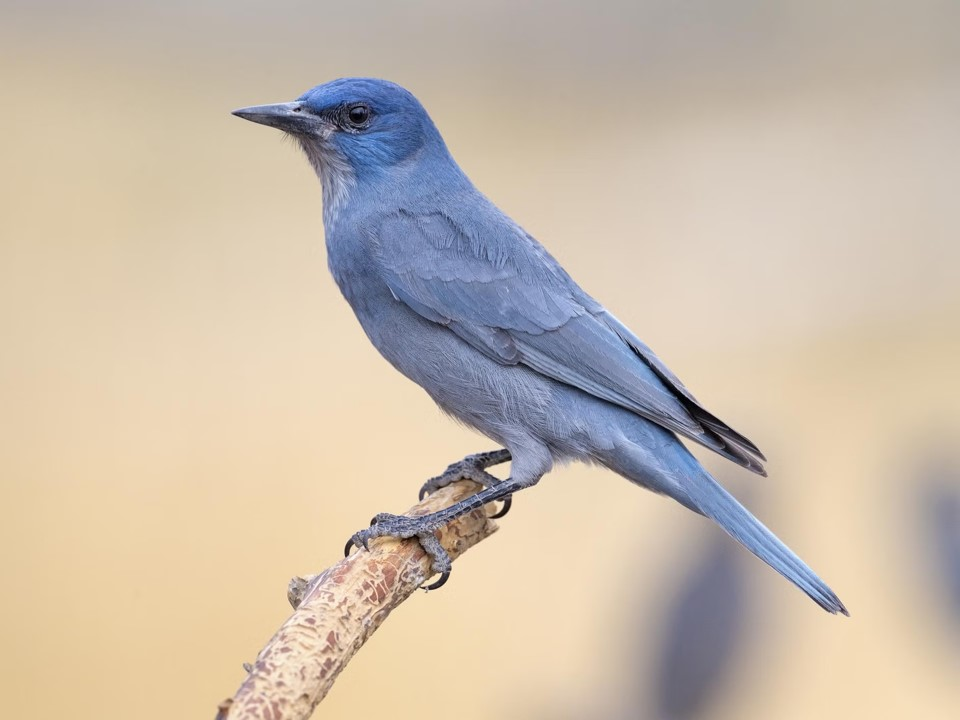
#> input picture pics/bird.jpg, 960 x 720 px, found by its file name
$ jupyter execute lab3_modified.ipynb
#> lines starting #> are read from the running program, lines starting #| are printed output that depends on the picture; after the words box and inside, x2 and y2 are one past the last pixel; in counts of white or black regions, pixels touching at a corner belong together
[cell 1]
import cv2
import matplotlib.pyplot as plt
import numpy as np

[cell 2]
image = cv2.imread(r"C:\Users\AsiaLapTop.Com\OneDrive\Documents\Image_Processing_With_Edits\pics\bird.jpg")
#> image is the input picture: shape (720, 960, 3); mean B, G, R 172, 187.6, 201.2
plt.imshow(image)
plt.axis('off')
plt.show()

[cell 3]
cropped_image = image[80:280,150:330]
plt.imshow(cropped_image)
plt.axis('off')
plt.show()

[cell 4]
resize_image = cv2.resize(image, [500,500])
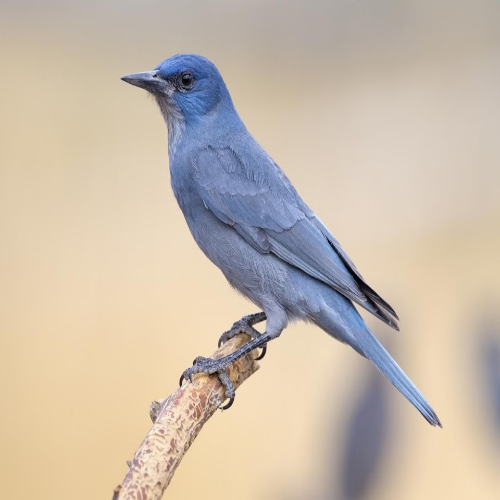
#> resize_image: shape (500, 500, 3); mean B, G, R 172, 187.6, 201.1
plt.imshow(resize_image)
plt.axis('off')
plt.show()

[cell 5]
resize_image = cv2.resize(image, [500,500], interpolation=cv2.INTER_NEAREST)
plt.imshow(resize_image)
plt.axis('off')
plt.show()

[cell 6]
resize_image = cv2.resize(image, [500,500], interpolation=cv2.INTER_LINEAR)
plt.imshow(resize_image)
plt.axis('off')
plt.show()

[cell 7]
resize_image = cv2.resize(image, [500,500], interpolation=cv2.INTER_CUBIC)
plt.imshow(resize_image)
plt.axis('off')
plt.show()

[cell 8]
rotate_image = cv2.rotate(image, rotateCode=cv2.ROTATE_90_CLOCKWISE)
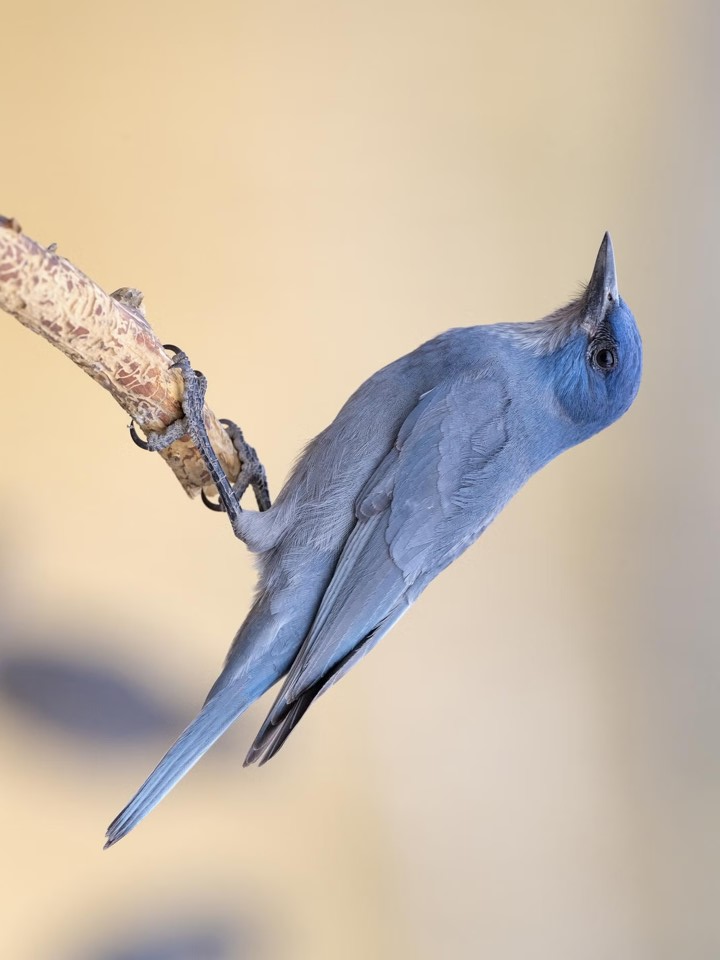
#> rotate_image: shape (960, 720, 3); mean B, G, R 172, 187.6, 201.2
plt.imshow(rotate_image)
plt.axis('off')
plt.show()

[cell 9]
rotate_image = cv2.rotate(image, rotateCode=cv2.ROTATE_180)
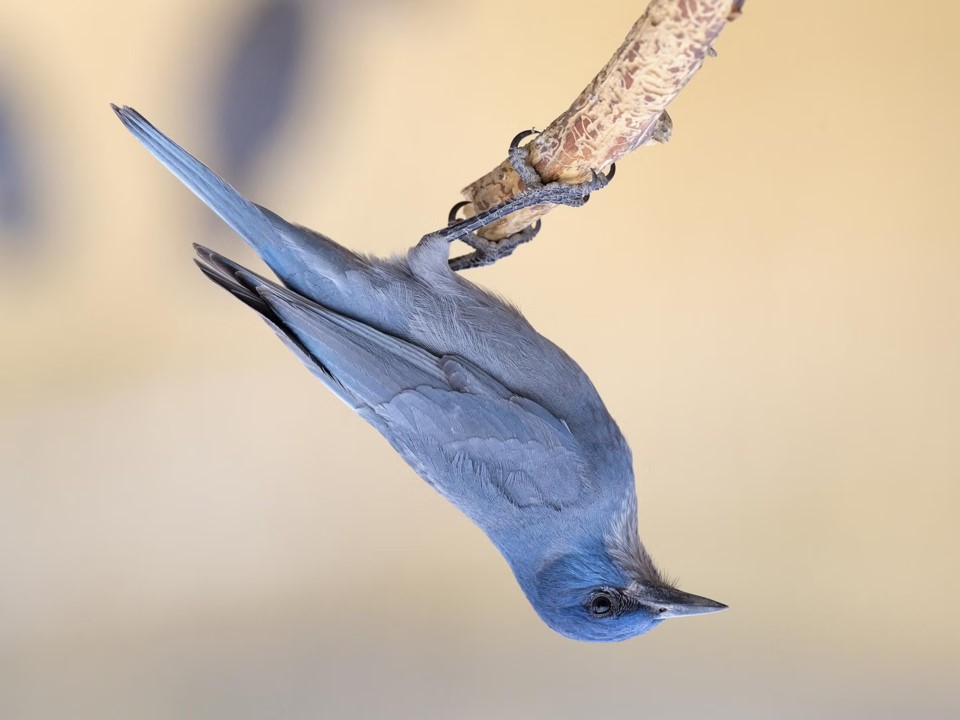
#> rotate_image: shape (720, 960, 3); mean B, G, R 172, 187.6, 201.2
plt.imshow(rotate_image)
plt.axis('off')
plt.show()

[cell 10]
rotate_image = cv2.rotate(image, rotateCode=cv2.ROTATE_90_COUNTERCLOCKWISE)
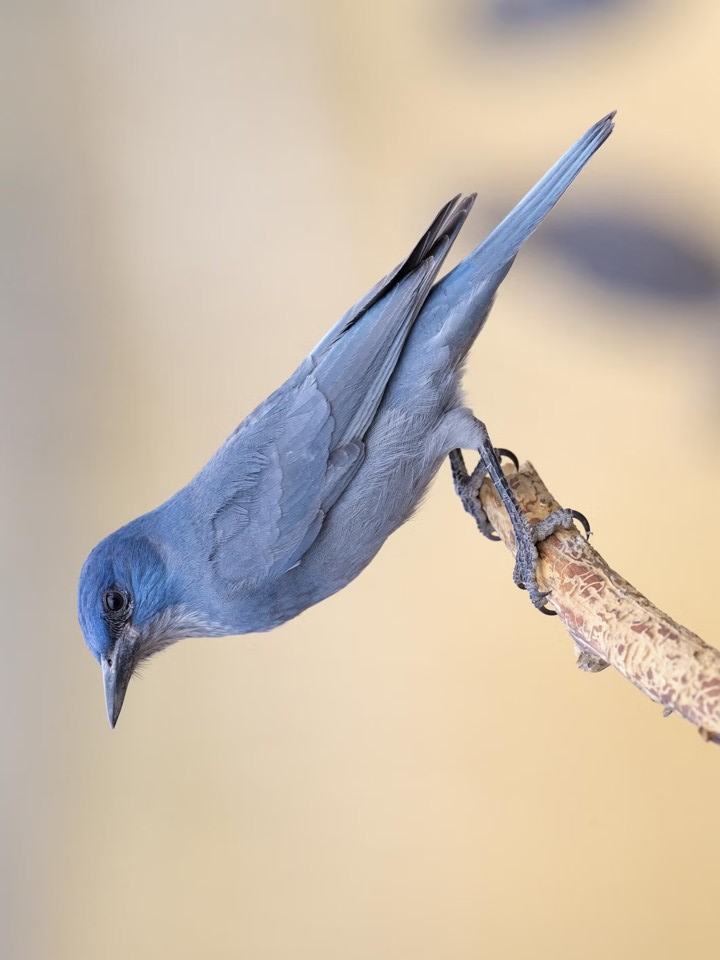
#> rotate_image: shape (960, 720, 3); mean B, G, R 172, 187.6, 201.2
plt.imshow(rotate_image)
plt.axis('off')
plt.show()

[cell 11]
#plt.cla()
plt.clf()

[cell 12]
cricle_image = cv2.circle(image, [250,150],100,(255,255,255),2)
#rectangle_image = cv2.rectangle(image,[145,165],[200,150],(0,0,0),5)
plt.imshow(cricle_image)
plt.axis('off')
plt.show()
#plt.cla()

[cell 13]
font = cv2.FONT_HERSHEY_SIMPLEX
text_image = cv2.putText(image,'beak',[50,50],font,2,(255,255,203),2)
plt.imshow(cricle_image)
plt.axis('off')
plt.show()

[cell 14]
# ----------------------------
# EN: Cropping a specific region of the image
# FA: برش یک ناحیه مشخص از تصویر
# ----------------------------
cropped_image = image[80:280, 150:330]  # Crop from row 80-280 and col 150-330
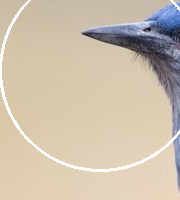
#> cropped_image: shape (200, 180, 3); mean B, G, R 173, 191.7, 204.3

plt.imshow(cropped_image)
plt.axis('off')
plt.show()

[cell 15]
# ----------------------------
# EN: Resizing the image using cubic interpolation
# FA: تغییر اندازه تصویر با روش اینترپولیشن مکعبی
# ----------------------------
resize_cubic = cv2.resize(image, (500, 500), interpolation=cv2.INTER_CUBIC)

plt.imshow(resize_cubic)
plt.axis('off')
plt.title("Resized with Cubic Interpolation  ")
plt.show()

[cell 16]
# ----------------------------
# EN: Apply a circular mask to focus on a region
# FA: اعمال ماسک دایره‌ای برای تمرکز روی یک ناحیه
# ----------------------------
mask = np.zeros(image.shape[:2], dtype=np.uint8)       # Black mask
cv2.circle(mask, (250, 150), 100, 255, -1)           # White circle
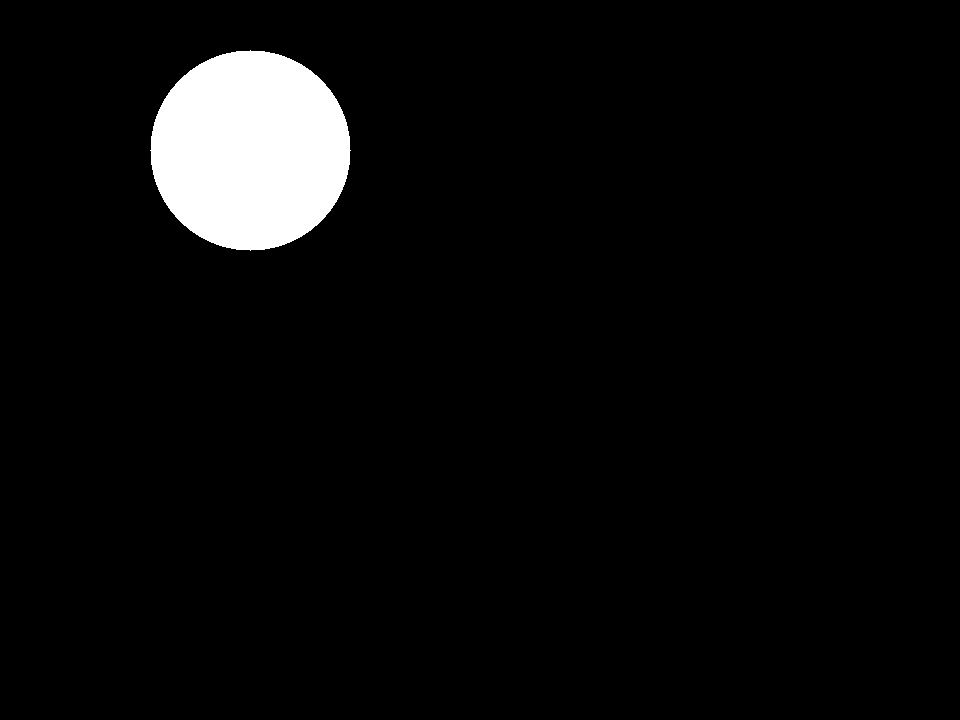
#> mask: shape (720, 960); 4.5% white; 1 white region, box (x1, y1, x2, y2) and area: (150, 50, 351, 251) 31417
masked_image = cv2.bitwise_and(image, image, mask=mask)  # Apply mask

plt.imshow(masked_image)
plt.axis('off')
plt.title("Circular Mask")
plt.show()

[cell 17]
# ----------------------------
# EN: Add circle and rectangle shapes to the image
# FA: اضافه کردن اشکال دایره و مستطیل روی تصویر
# ----------------------------
shapes_image = image.copy()
cv2.circle(shapes_image, (250, 150), 80, (255,0,0), 5)      # Blue circle
cv2.rectangle(shapes_image, (100, 200), (300, 300), (0,255,0), 3)  # Green rectangle

plt.imshow(shapes_image)
plt.axis('off')
plt.title("Shapes Overlay")
plt.show()

[cell 18]
# ----------------------------
# EN: Overlay text to label parts of the image
# FA: اضافه کردن متن برای برچسب‌گذاری قسمت‌های تصویر
# ----------------------------
text_image = image.copy()
font = cv2.FONT_HERSHEY_SIMPLEX
cv2.putText(text_image, 'Beak', (50,50), font, 2, (255,255,203), 2)
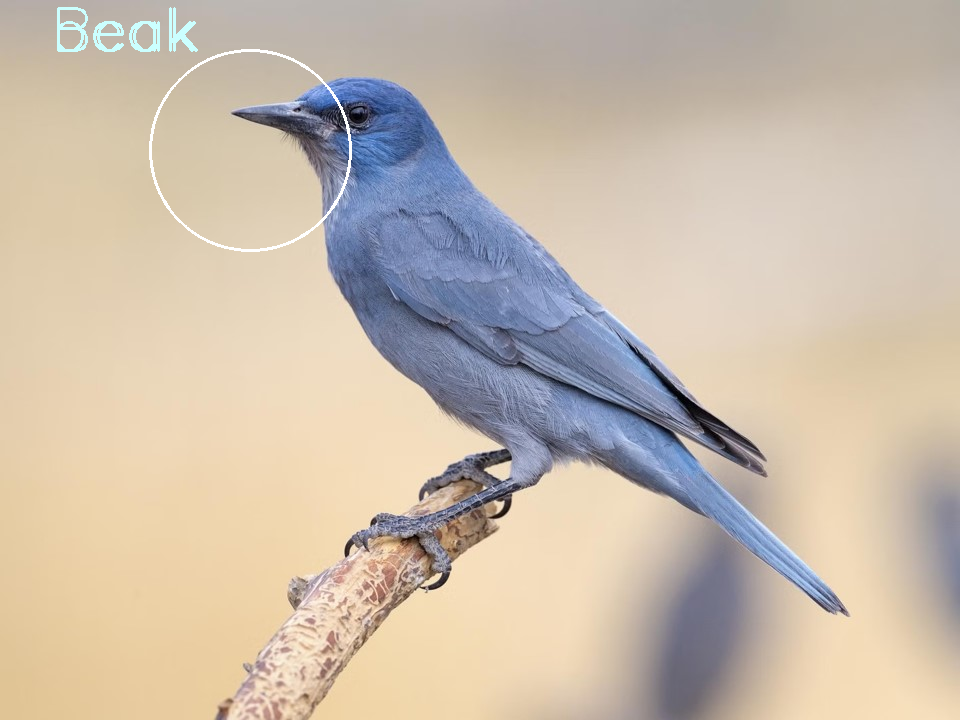
#> text_image: shape (720, 960, 3); mean B, G, R 172.5, 188.1, 201.4

plt.imshow(text_image)
plt.axis('off')
plt.title("Text Overlay")
plt.show()

[cell 19]
# ----------------------------
# EN: Rotate 90 degrees clockwise and flip horizontally
# FA: چرخش 90 درجه ساعتگرد و افقی کردن تصویر
# ----------------------------
rotated = cv2.rotate(image, cv2.ROTATE_90_CLOCKWISE)
flipped = cv2.flip(image, 1)
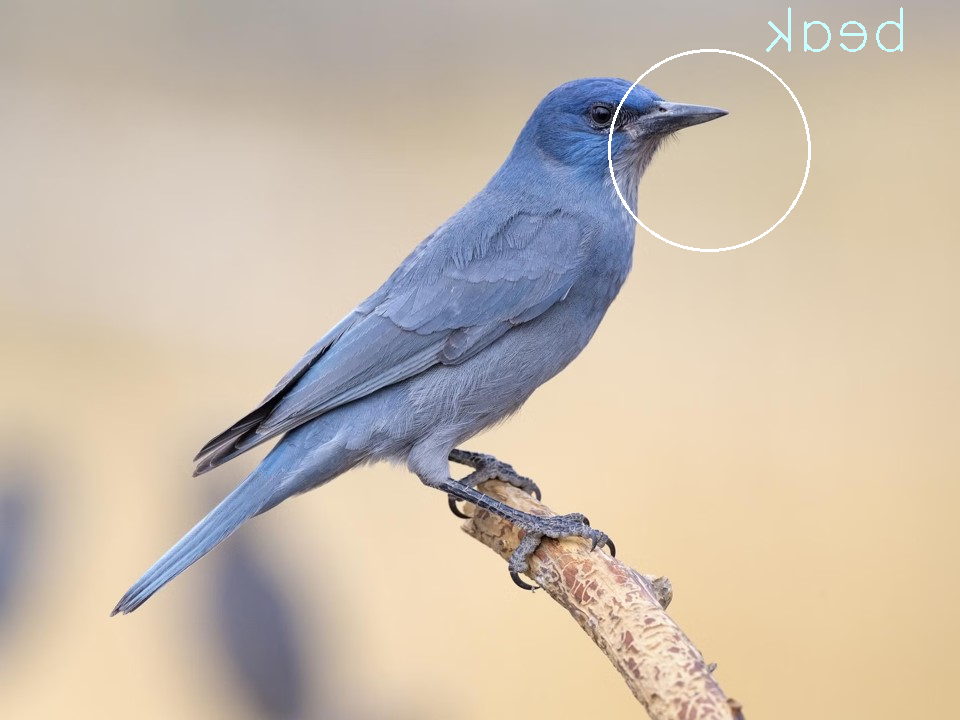
#> flipped: shape (720, 960, 3); mean B, G, R 172.4, 188, 201.4

plt.subplot(1,2,1)
plt.imshow(rotated)
plt.axis('off')
plt.title("Rotated 90 CW ")
plt.subplot(1,2,2)
plt.imshow(flipped)
plt.axis('off')
plt.title("Flipped Horizontally")
plt.show()
#> figure, not shown here; B, G, R data is drawn as R, G, B
